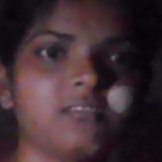
#> input picture images/Devi/1.jpg, 162 x 162 px; its folder holds only this picture in this run
$ python train_model.py
#> lines starting #> are read from the running program, lines starting #| are printed output that depends on the picture
import cv2
import os
import numpy as np

dataset_path = "images"

faces = []
labels = []
names = {}

label_id = 0

for person in sorted(os.listdir(dataset_path)):

    person_path = os.path.join(dataset_path, person)

    if os.path.isdir(person_path):

        names[label_id] = person

        for image in os.listdir(person_path):

            image_path = os.path.join(person_path, image)

            img = cv2.imread(image_path, cv2.IMREAD_GRAYSCALE)
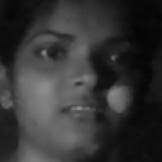
#> img: shape (162, 162); min 2, max 146, mean 52

            if img is not None:
                faces.append(img)
                labels.append(label_id)

        label_id += 1
#> pass 2 of the loop `for person in sorted(os.listdir(dataset_path)):`:
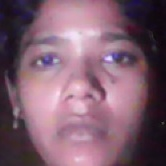
#> input picture images/Madhuri/1.jpg, 166 x 166 px
#> `img = cv2.imread(image_path, cv2.IMREAD_GRAYSCALE)`:
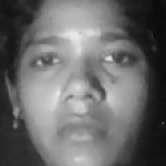
#> img: shape (166, 166); min 8, max 233, mean 106.2

recognizer = cv2.face.LBPHFaceRecognizer_create()

recognizer.train(faces, np.array(labels))

if not os.path.exists("trainer"):
    os.makedirs("trainer")

recognizer.save("trainer/trainer.yml")

print("Model Trained Successfully!")
print("Students:", names)
